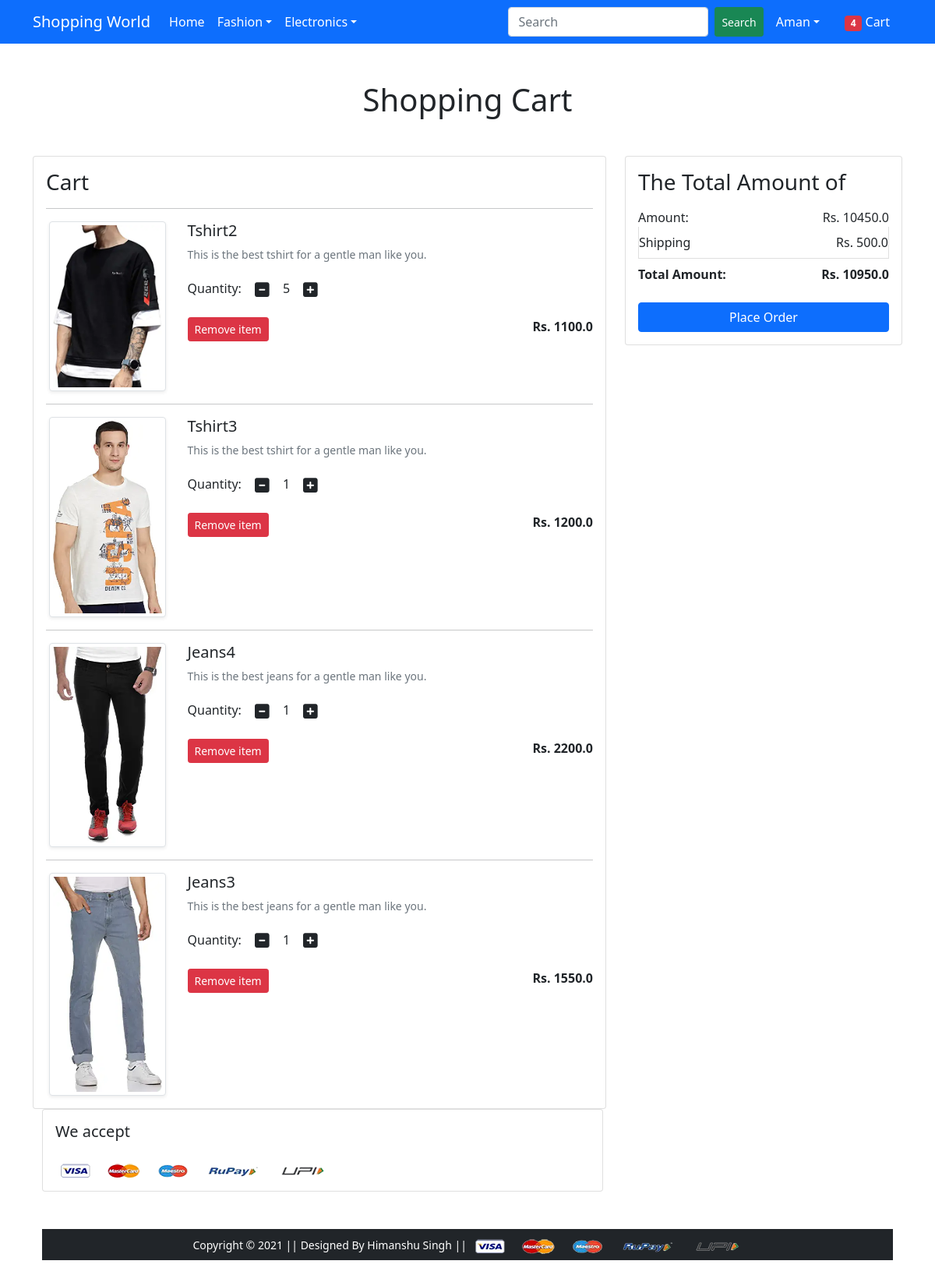
The page /show_cart/ (signed in) on the database its author committed.
### core/models.py (models this page shows, shortened)
class Cart(models.Model):
    user = models.ForeignKey(to=User, on_delete=models.CASCADE)
    product = models.ForeignKey(to=Product, on_delete=models.CASCADE)
    quantity = models.PositiveIntegerField(default=1)
    def __str__(self):
        return str(self.id)

class Product(models.Model):
    title = models.CharField(max_length=255)
    selling_price = models.FloatField()
    discounted_price = models.FloatField()
    description = models.TextField()
    brand = models.CharField(max_length=255)
    category = models.CharField(choices=CATEGORY_CHOICES, max_length=255)
    product_image = models.ImageField(upload_to='product_img')

### core/views.py (the view)
# urls.py: path('show_cart/', views.ShowCart.as_view(), name='show_cart'),
@method_decorator(login_required, name="dispatch")
class ShowCart(View):
    def get(self, request):
        if request.user.is_authenticated:
            items = Cart.objects.filter(user=request.user)
            amount = 0.0
            shipping = 500.0
            total_amount = 0.0
            product_data = [pd for pd in Cart.objects.all() if pd.user == request.user]
            print(product_data)
            if product_data:
                for pd in product_data:
                    product_amount = pd.product.discounted_price * pd.quantity
                    amount += product_amount
                total_amount = amount + shipping
                context = {
                    'items': items,
                    'amount': amount,
                    'shipping': shipping,
                    'total_amount': total_amount,
                    }
                return render(request, 'core/show_cart.html', context)
            else:
                return render(request, 'core/empty_cart.html')
        else:
            return redirect('/login/')

### core/templates/core/show_cart.html (shortened to what this page needs)
{% extends 'core/base.html' %}
{% load static %}
{% block main-content %}
    <div class="container my-5">
        <div class="row">
            <h1 class="text-center mb-5">Shopping Cart</h1>
            <div class="col-sm-8">
                <div class="card">
                    <div class="card-body">
                        <h3>Cart</h3>
                        {% for item in items %}
                            <hr>
                            <div class="row">
                                <div class="col-sm-3 text-center align-self-center"><img src="{{item.product.product_image.url}}" alt="" srcset="" class="img-fluid img-thumbnail shadow-sm" height="150" width="150"></div>
                                <div class="col-sm-9">
                                    <div>
                                        <h5>{{item.product.title}}</h5>
                                        <p class="mb-2 text-muted small">{{item.product.description}}</p>
                                        <div class="my-3">
                                            <label for="quantity">Quantity:</label>
                                            <a class="minus-cart btn" pid={{item.product.id}}><i class="fas fa-minus-square fa-lg"></i></a>
                                            <span id="quantity">{{item.quantity}}</span>
                                            <a class="plus-cart btn" pid={{item.product.id}}><i class="fas fa-plus-square fa-lg"></i></a>
                                        </div>
                                        <div class="d-flex justify-content-between">
                                            <a class="btn btn-sm btn-danger mr-3 remove-cart" pid={{item.product.id}}>Remove item </a>
                                            <p class="mb-0"><span><strong>Rs. {{item.product.discounted_price}}</strong></span></p>
                                        </div>
                                    </div>
                                </div>
                            </div>
                        {% endfor %}
                    </div>
                </div>
            </div>
            <div class="col-sm-4">
                <div class="card">
                    <div class="card-body">
                        <h3>The Total Amount of</h3>
                        <ul class="list-group">
                            <li class="list-group-item d-flex justify-content-between align-items-center border-0 px-0 pb-0">Amount: <span>Rs.  <span id="amount">{{amount}}</span></span></li>
                            <li class="list-group-item d-flex justify-content-between align-items-center px-0">Shipping <span>Rs. {{shipping}}</span></li>
                            <li class="list-group-item d-flex justify-content-between align-items-center border-0 px-0 mb-3">
                                <div>
                                    <strong>Total Amount: </strong>
                                </div>
                                <span><strong>Rs. <strong id="total_amount">{{total_amount}}</strong></strong></span>
                            </li>
                        </ul>
                        <div class="d-grid"><a href="{% url 'checkout' %}" class="btn btn-primary">Place Order</a></div>
                    </div>
                </div>
            </div>
    </div>
    <div class="container">
        <div class="row">
            <div class="col-sm-8">
                <div class="card">
                    <div class="card-body">
                        <h5 class="mb-4">We accept</h5>
                        <img src="{% static 'core/images/payment.png' %}" alt="" class="img-fluid">
                </div>
            </div>
        </div>
    </div>
{% endblock main-content %}

### core/templates/core/base.html (shortened to what this page needs)
<!doctype html>
{% load static %}
<html lang="en">
<head>
    <link href="https://cdn.jsdelivr.net/npm/bootstrap@5.1.3/dist/css/bootstrap.min.css" rel="stylesheet">
    <link rel="stylesheet" href="{% static 'core/css/owl.carousel.min.css' %}">
    <link rel="stylesheet" href="{% static 'core/css/all.min.css' %}">
    <link rel="stylesheet" href="{% static 'core/css/style.css' %}">
</head>
<body>
    <nav class="navbar navbar-expand-lg navbar-dark bg-primary">
        <div class="container">
            <a class="navbar-brand" href="/">Shopping World</a>
            <div class="collapse navbar-collapse" id="navbarSupportedContent">
                <ul class="navbar-nav me-auto mb-2 mb-lg-0">
                    <li class="nav-item">
                        <a class="nav-link active" aria-current="page" href="/">Home</a>
                    </li>
                    <li class="nav-item dropdown">
                        <a class="nav-link dropdown-toggle text-white" href="#" id="fashionDropdown" role="button" data-bs-toggle="dropdown" aria-expanded="false">Fashion</a>
                    </li>
                    <li class="nav-item dropdown">
                        <a class="nav-link dropdown-toggle text-white" href="#" id="electronicsDropdown" role="button" data-bs-toggle="dropdown" aria-expanded="false">Electronics</a>
                    </li>
                </ul>
                <form class="d-flex">
                    <input class="form-control me-2" type="search" placeholder="Search" aria-label="Search">
                    <button class="btn btn-sm btn-success" type="submit">Search</button>
                </form>
                <div>
                    <ul class="navbar-nav me-auto mb-2 mb-lg-0">
                        {% if request.user.is_authenticated %}
                            <li class="nav-item dropdown mx-2">
                                <a class="nav-link dropdown-toggle text-white" href="#" id="profileDropdown" role="button" data-bs-toggle="dropdown" aria-expanded="false">{{request.user|capfirst}}</a>
                            </li>
                            <li class="nav-item mx-2">
                                <a href="{% url 'show_cart' %}" class="nav-link text-white"><span class="badge bg-danger">4</span> Cart </a>
                            </li>
                        {% endif %}
                    </ul>
                </div>
            </div>
        </div>
    </nav>
    {% block main-content %} {% endblock main-content %}
    <footer class="container-fluid bg-dark text-center p-2 mt-5">
        <small class="text-white">Copyright &copy; 2021 || Designed By Himanshu Singh || </small>
        <img src="{% static 'core/images/payment.png' %}" alt="" srcset="" class="img-fluid" height="2px">
    </footer>
</body>
</html>

### rows shown on the page
Cart: product.product_image (picture), product "Tshirt2", product.description "This is the best tshirt for a gentle man like you.", quantity "5", product.discounted_price "1100.0"
Cart: product.product_image (picture), product "Tshirt3", product.description "This is the best tshirt for a gentle man like you.", quantity "1", product.discounted_price "1200.0"
Cart: product.product_image (picture), product "Jeans4", product.description "This is the best jeans for a gentle man like you.", quantity "1", product.discounted_price "2200.0"
Cart: product.product_image (picture), product "Jeans3", product.description "This is the best jeans for a gentle man like you.", quantity "1", product.discounted_price "1550.0"

### other values the page prints
{{ request.user|capfirst }} "Aman"
{{ amount }} "10450.0"
{{ shipping }} "500.0"
{{ total_amount }} "10950.0"
